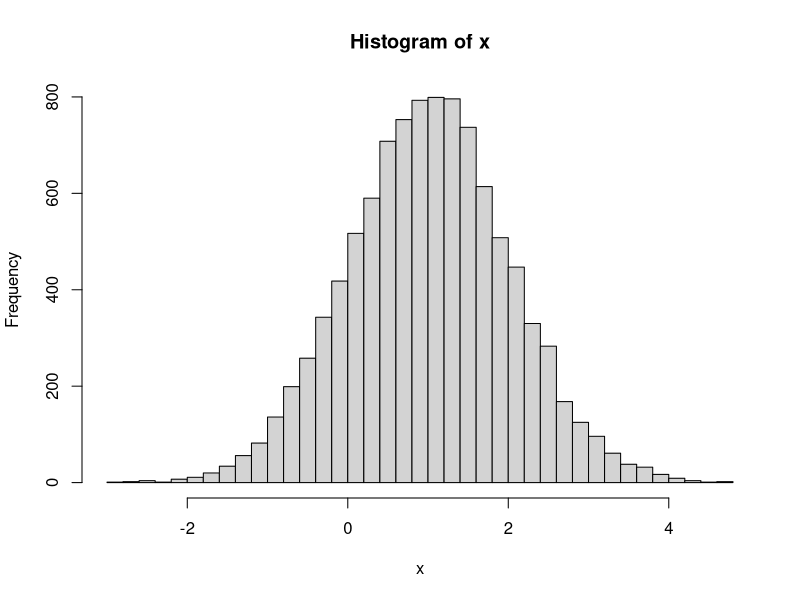
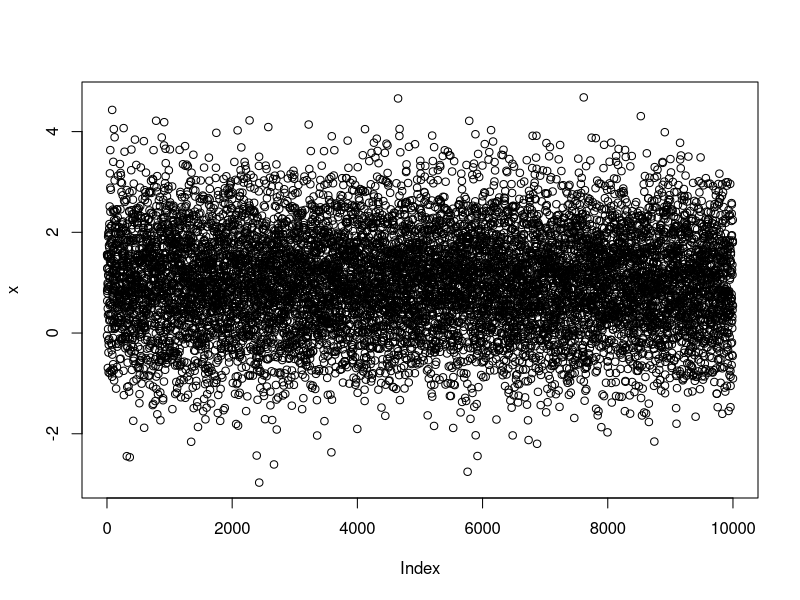
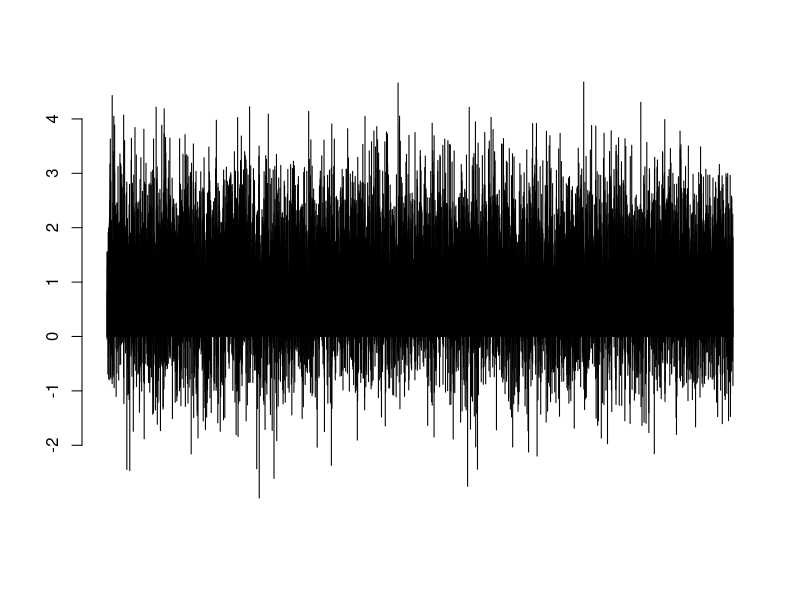
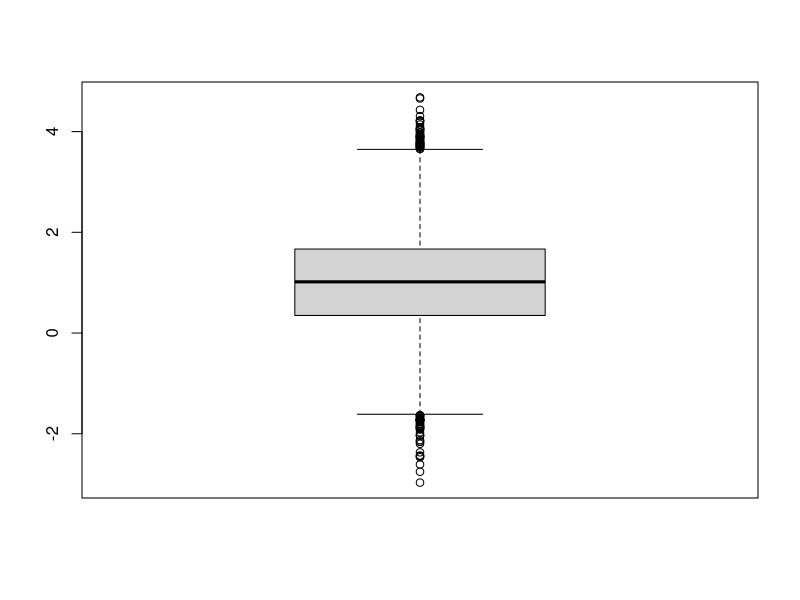

These charts were generated, in order, by the following R code:
## ---- chunk 1
R.Version()                 # mostra a versão
license()                   # informações sobre a licença
citation()                  # como citar
Sys.time()                  # obtém data e hora exata do sistema
## ---- chunk 2
2+3                         # + = adição
7-5                         # - = subtração
4*5                         # * = multiplicação
9/2                         # / = divisão
9%%2                        # resto da divisão inteira
9%/%2                       # resultado inteiro da divisão
4^4                         # ^ = potência

3+4*2+6
(3+4)*(2+6)
(50+7)/(8*(6-6/2))

sqrt(81)                    # raiz quadrada
exp(12)                     # função exponencial
log(3)                      # logaritmo natural de 3
log(3, 10)                  # logaritmo de 3 na base 10
abs(-6.45)                  # retorna o valor absoluto
factorial(5)                # fatorial de 5 = 5x4x3x2x1
gamma(10)                   # função gama
lgamma(10)                  # log natural gama
round(10.342545, digits=2)  # arredondamento de números decimais
## ---- chunk 3
cos(30)         # cosseno
sin(45)         # seno
tan(90)         # tangente
acos(45)        # arco cosseno
asin(30)        # arco seno
atan(60)        # arco tangente
acosh(30)       # arco cosseno hiperbólico
asinh(45)       # arco seno hiperbólico
atanh(60)       # arco tangente hiperbólico
## ---- chunk 4
seq(1:20)                       # Gera uma sequência de 1 a 20
seq(1, 20, 2)                   # Gera uma sequência de 1 a 20, de 2 em 2
seq(from=5, by=-1, along=1:20)  # Gera uma sequência iniciando em 5 e subtraindo -1, 20 vezes
## ---- chunk 5
rep(5.3, 17)          # Repete o valor 5.3, 17 vezes
rep(1:6, rep(3))      # Repete a sequência 1 a 6, 3 vezes
## ---- chunk 6
LETTERS
letters
month.abb
month.name
pi
## ---- chunk 7
sort(letters)
sort(letters, decreasing=TRUE)
## ---- chunk 8
c(1, 2, 3, 3, 10)      # função 'c' = concatenar
## ---- chunk 9
x <- 1:5
x
y <- 10
y
z <- x + y
z
## ---- chunk 10
w <- c(4,5,6,7,8)
w
## ---- chunk 11
w[3]
w[c(1,4)]
## ---- chunk 12
y <- c(24,10,45,56,20,29,50,67,80,23,20,15,65,57,34,63,20)
y
y[y==20] <- 10      # Se algum valor de y é igual a 20, substituir por 10
y
y[y==10] <- NA    # Apaga todos os valores iguais a 10, substituindo por 'NA'(not available)
y
## ---- chunk 13
x <- c(13, 15, 346, 58, 23)
x
class(x)
## ---- chunk 14
x <- c("R", "plantas", "animais", "floresta", "solo")
x
class(x)
## ---- chunk 15
TRUE
FALSE
TRUE | FALSE     # logical 'ou'= |
TRUE & FALSE     # logical 'e' = &
!TRUE            # logical 'não' = !
!FALSE
x <- c(TRUE, FALSE, TRUE, TRUE, FALSE)
x
class(x)
## ---- chunk 16
cores <- factor(c(1,0,2,1,0,2,0,0,1,2), levels = c(0, 1, 2),
              labels = c("verde", "azul", "vermelho"))
cores
class(cores)
## ---- chunk 17
class(R.Version)
class(license)
class(class)
## ---- chunk 18
x <- c(2, 4, 7, 8, 12, 20)
x
is.vector(x)
is.numeric(x)
is.character(x)

y <- c("verde", "azul", "branco", "cinza", "preto")
y
is.vector(y)
is.numeric(y)
is.character(y)

## ---- chunk 19
x <- matrix(1:20, nrow = 4)
x
is.vector(x)
is.matrix(x)
## ---- chunk 20
x <- data.frame(A = c(1, 3, 5,7),
                B = c("2019-04-05", "2019-03-01", "2019-04-25", "2019-03-15"),
                C = c("alfa","beta","gama","delta"))
x
is.matrix(x)
is.data.frame(x)
## ---- chunk 21
x <- array(1:36, dim=c(3,4,3))
x
is.matrix(x)
is.array(x)
## ---- chunk 22
x <- c(12, 42, 53, 0, 1) 
y <- c("primeiro", "segundo", "terceiro", "quarto", "quinto") 
z <- c(TRUE, FALSE, TRUE, FALSE, FALSE) 
w <- list(x, y, z)
w
is.matrix(w)
is.data.frame(w)          
is.array(w)
is.list(w)
## ---- chunk 23
a <- c(1:10)
a
a[(a>8) | (a<5)]      # sinal | = 'ou'
## ---- chunk 24
a > 8
a < 5
a > 8 | x < 5
a[c(T,T,T,T,F,F,F,F,T,T)]
## ---- chunk 25
x <- 2
if(x == 1) {         
  Sys.time()
}               #nada acontece, pois 'x' não é 1.
x <- 1
if(x == 1) {
  Sys.time()
}               #mostra a data e hora exata do sistema, já que 'x' é 1.
## ---- chunk 26
if(x < 0) {
  sinal <- "negativo"
} else if(x == 0) {
  sinal <- "neutro"
} else if(x > 0) {
  sinal <- "positivo"
}
sinal

x <- -3
if(x < 0) {
  sinal <- "negativo"
} else if(x == 0) {
  sinal <- "neutro"
} else if(x > 0) {
  sinal <- "positivo"
}
sinal

x <- 0
if(x < 0) {
  sinal <- "negativo"
} else if(x == 0) {
  sinal <- "neutro"
} else if(x > 0) {
  sinal <- "positivo"
}
sinal
## ---- chunk 27
# algoritmo para soma de vetores
x <- 1:10   # Cria um vetor com a sequência 1, 2, ..., 10.
soma <- 0
for(i in 1:10) {
  soma <- soma + x[i]
}
soma
## ---- chunk 28
sum(x)          # função 'soma de vetores' já existente na base do R
## ---- chunk 29
runif(100)        # Gera números aleatórios entre 0 e 1 com distribuição uniforme
rnorm(100)        # Gera números aleatórios com distribuição normal
sample(1:100, 4)  # Amostragem
## ---- chunk 30
x <- rnorm(n=10000, mean=1, sd=1)
hist(x, nclass = 40)
## ---- chunk 31
plot(x)
## ---- chunk 32
barplot(x)
## ---- chunk 33
boxplot(x)
